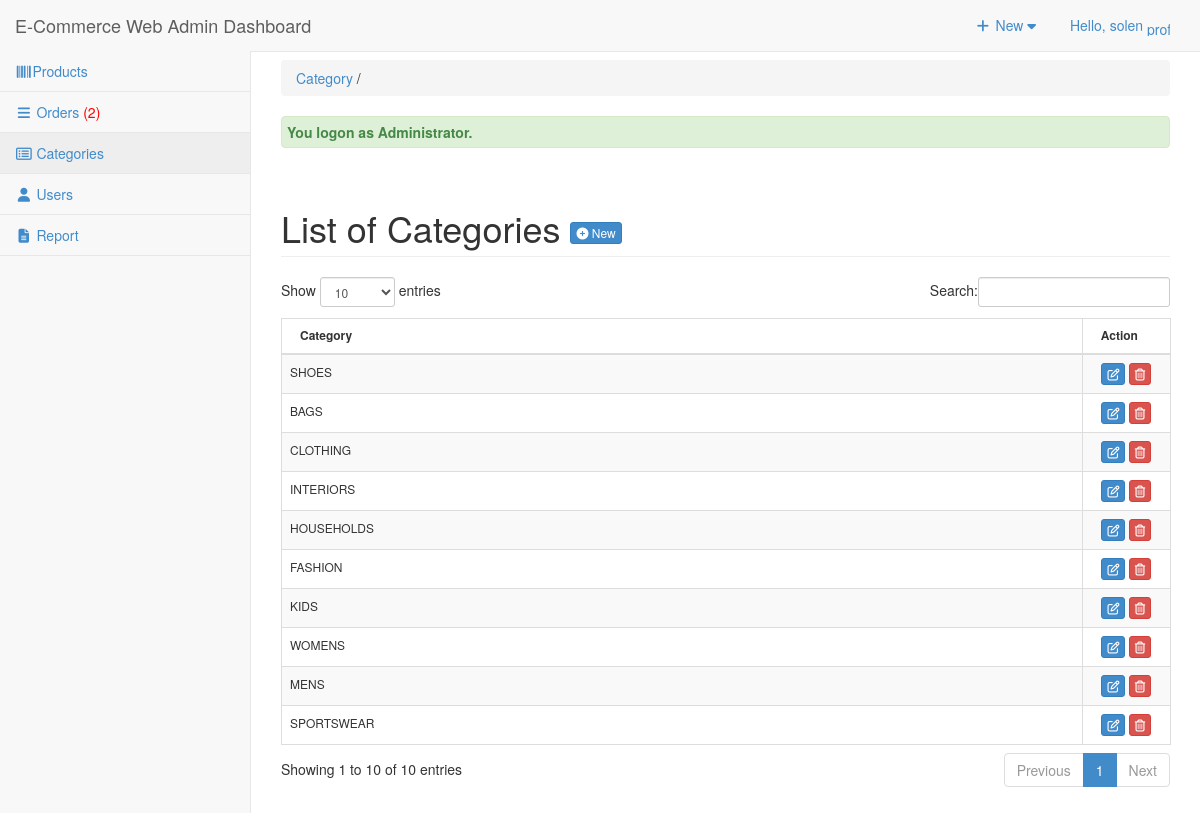
The page /admin/category/index.php (signed in) on the database its author committed.
### tables this page shows
CREATE TABLE `tblcategory` (
  `CATEGID` int(11) NOT NULL,
  `CATEGORIES` varchar(255) NOT NULL,
  `USERID` int(11) NOT NULL
);

### admin/category/index.php (called while the page is built, shortened)
<?php
require_once ("../theme/templates.php");
?>

### include/database.php (called while the page is built, shortened)
<?php
class Database {
    public $pdo;
    public $last_query;
    public function open_connection() {
        try {
            $dsn = "mysql:host=" . server . ";dbname=" . database_name . ";charset=utf8";
            $this->pdo = new PDO($dsn, user, pass, [
                PDO::ATTR_ERRMODE => PDO::ERRMODE_EXCEPTION,
                PDO::ATTR_DEFAULT_FETCH_MODE => PDO::FETCH_OBJ
            ]);
        } catch (PDOException $e) {
            echo "Problem in database connection! Contact administrator!<br>";
            echo $e->getMessage();
            exit();
        }
    }
    public function setQuery($sql='') {
        $this->last_query = $sql;
    }
    public function executeQuery($params = []) {
        try {
            $stmt = $this->pdo->prepare($this->last_query);
            $stmt->execute($params);
            return $stmt;
        } catch (PDOException $e) {
            $this->error_no = $e->getCode();
            $this->error_msg = $e->getMessage();
            return false;
        }
    }
public function loadResultList($key='') {
    $stmt = $this->executeQuery();
    $array = [];
    if ($stmt) {
        while ($row = $stmt->fetch()) {
            if ($key && isset($row->$key)) {
                $array[$row->$key] = $row;
            } else {
                $array[] = $row;
            }
        }
    }
    return $array;
}
}
$mydb = new Database();
?>

### admin/category/list.php (the view, shortened to what this page needs)
<div class="row">
      	 <div class="col-lg-12">
           <h1 class="page-header">List of Categories  <a href="index.php?view=add" class="btn btn-primary btn-xs  ">  <i class="fa fa-plus-circle fw-fa"></i> New</a>  </h1>
      		</div>
  		 </div>
 		    <form action="controller.php?action=delete" Method="POST">
		     <div class="table-responsive">
			<table id="dash-table" class="table table-striped table-bordered table-hover"  style="font-size:12px" cellspacing="0">
			  <thead>
			  	<tr>
			  		<th>
			  		 Category</th>
			  		 <th width="10%" align="center">Action</th>
			  	</tr>
			  </thead>
			  <tbody>
			  	<?php
			  		$mydb->setQuery("SELECT * FROM `tblcategory`");
			  		$cur = $mydb->loadResultList();
					foreach ($cur as $result) {
			  		echo '<tr>';
			  			echo '<td>' . $result->CATEGORIES.'</td>';
			  		echo '<td align="center"><a title="Edit" href="index.php?view=edit&id='.$result->CATEGID.'" class="btn btn-primary btn-xs  ">  <span class="fa fa-edit fw-fa"></a>
			  		     <a title="Delete" href="controller.php?action=delete&id='.$result->CATEGID.'" class="btn btn-danger btn-xs  ">  <span class="fa  fa-trash-o fw-fa "></a></td>';
			  		echo '</tr>';
			  	}
			  	?>
			  </tbody>
			</table>
			</form>

### admin/css/sb-admin-2.css (style rules this page uses)
body { background-color: #f8f8f8; }

### rows shown on the page
tblcategory: CATEGORIES "SHOES"
tblcategory: CATEGORIES "BAGS"
tblcategory: CATEGORIES "CLOTHING"
tblcategory: CATEGORIES "INTERIORS"
tblcategory: CATEGORIES "HOUSEHOLDS"
tblcategory: CATEGORIES "FASHION"
tblcategory: CATEGORIES "KIDS"
tblcategory: CATEGORIES "WOMENS"
tblcategory: CATEGORIES "MENS"
tblcategory: CATEGORIES "SPORTSWEAR"

### other values the page prints
$_SESSION['U_NAME'] "solen"
$res "2"
$title "Category"
$_SESSION['message'] "You logon as Administrator."
